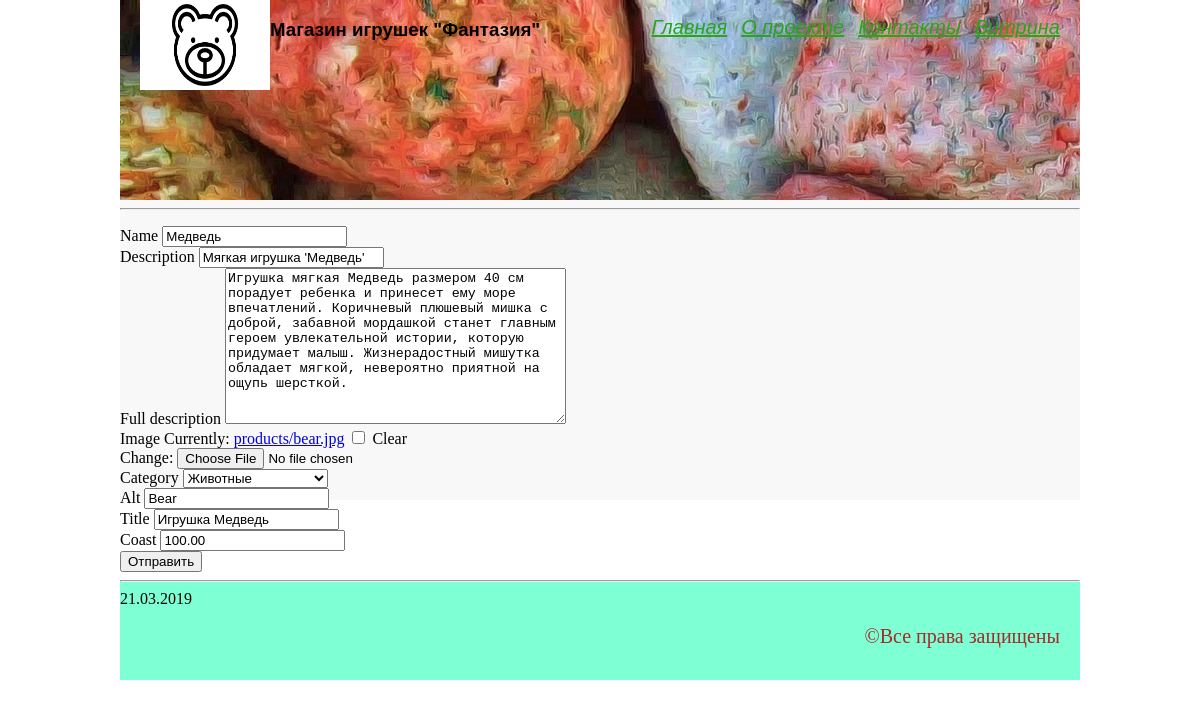
The app's page /products/1/update/ (signed in) with its own data.
### products/models.py (models this page shows, shortened)
class Product(models.Model):
    name = models.CharField(max_length=255, unique=True)
    description = models.CharField(max_length=255, blank=True, null=True)
    full_description = models.TextField(blank=True, null=True)
    image = models.ImageField(upload_to='products', blank=True, null=True)
    category = models.ForeignKey(Category, on_delete=models.CASCADE, blank=True, null=True)
    alt = models.CharField(max_length=100, blank=True, null=True)
    title = models.CharField(max_length=100, blank=True, null=True)
    coast = models.DecimalField(max_digits=12, decimal_places=2, default=0)
    created = models.DateTimeField(auto_now_add=True)
    modified = models.DateTimeField(auto_now=True)

### products/views/products.py (the view)
class ProductUpdateView(LoginRequiredMixin, UserPassesTestMixin, UpdateView):
    model = Product
    fields = [
        'name', 'description', 'full_description', 'image', 'category', 'alt', 'title', 'coast'
    ]
    template_name = 'products/create.html'
    success_url = reverse_lazy('products:list')
    login_url = reverse_lazy('accounts:login')
    def test_func(self):
        return self.request.user.has_perm('products.change_product')

### products/models.py (called while the page is built)
    def __str__(self):
        return self.name

### products/templates/products/create.html (shortened to what this page needs)
{% extends 'server/master.html' %}
{% load static %}
{% block page_content %}
{% include 'server/form.html' with form=form %}
{% endblock %}

### server/templates/server/form.html (shortened to what this page needs)
<form action="" method="POST">
    {% for field in form %}
    <div class="field-group">
        <label for="{{ field.name }}">{{ field.label }}</label>
        {{ field }}
    </div>
    {% endfor %}
    <input type="submit" value="Отправить">
</form>

### server/static/server/css/master.css (style rules this page uses)
html, body { margin: 0; padding: 0; width: 100%; height: 100%; }

### records on screen
Product: form "Медведь" "Мягкая игрушка 'Медведь'" "Игрушка мягкая Медведь размером 40 см порадует ребенка и принесет ему море впечатлений. Коричневый плюшевый мишка с доброй, забавной мордашкой станет главным героем увлекательной истории, которую придумает малыш. Жизнерадостный мишутка обладает мягкой, невероятно приятной на ощупь шерсткой." "Животные" "Bear" "Игрушка Медведь" "100.00"

### other values on screen
{{ field.label }} "Name" "Description" "Full description" "Image" "Category" "Alt" "Title" "Coast"
